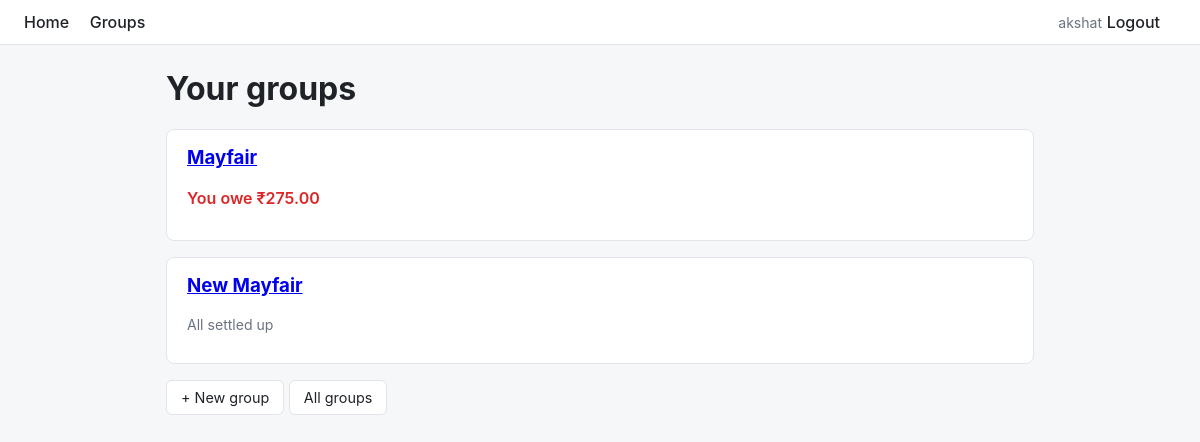
Screenshot of / (signed in) with the database file from the repository.
### expenses/models.py (models this page shows, shortened)
class Group(models.Model):
    name = models.CharField(max_length=120)
    created_by = models.ForeignKey(User, on_delete=models.CASCADE, related_name='groups_created')
    created_at = models.DateTimeField(auto_now_add=True)

### expenses/views.py (the view)
# urls.py: path('', views.dashboard, name='dashboard'),
@login_required
def dashboard(request):
    groups = Group.objects.filter(memberships__user=request.user).distinct()
    group_data = []
    for group in groups:
        balance = get_user_balance_in_group(group, request.user)
        group_data.append({'group': group, 'balance': balance})
    return render(request, 'expenses/dashboard.html', {'group_data': group_data})

### expenses/balances.py (called while the page is built)
def compute_group_balances(group):
    net = defaultdict(Decimal)
    expenses = Expense.objects.filter(group=group).prefetch_related('shares__user', 'paid_by')
    for expense in expenses:
        net[expense.paid_by_id] += expense.amount_inr
        for share in expense.shares.all():
            net[share.user_id] -= share.share_amount_inr
    settlements = Settlement.objects.filter(group=group)
    for settlement in settlements:
        net[settlement.paid_by_id] += settlement.amount_inr
        net[settlement.paid_to_id] -= settlement.amount_inr
    return net

def get_group_balance_summary(group):
    from django.contrib.auth.models import User
    net = compute_group_balances(group)
    member_ids = set(net.keys())
    users_by_id = {u.id: u for u in User.objects.filter(id__in=member_ids)}
    member_balances = []
    for user_id, amount in net.items():
        amount = amount.quantize(Decimal('0.01'))
        if amount == Decimal('0.00'):
            continue
        member_balances.append({
            'user': users_by_id.get(user_id),
            'net': amount,
        })
    member_balances.sort(key=lambda x: -x['net'])
    transactions = simplify_debts(net, users_by_id)
    return {
        'member_balances': member_balances,
        'transactions': transactions,
    }

def get_user_balance_in_group(group, user):
    summary = get_group_balance_summary(group)
    net_for_user = Decimal('0.00')
    for mb in summary['member_balances']:
        if mb['user'] and mb['user'].id == user.id:
            net_for_user = mb['net']
            break
    owed_to_user = []
    owed_by_user = []
    for t in summary['transactions']:
        if t['to_user'].id == user.id:
            owed_to_user.append(t)
        elif t['from_user'].id == user.id:
            owed_by_user.append(t)
    return {
        'net': net_for_user,
        'owed_to_user': owed_to_user,
        'owed_by_user': owed_by_user,
    }

### expenses/templates/expenses/dashboard.html (shortened to what this page needs)
{% extends "base.html" %}
{% block content %}
<h1>Your groups</h1>
{% for item in group_data %}
    <div class="card">
        <h3><a href="{% url 'expenses:group_detail' item.group.pk %}">{{ item.group.name }}</a></h3>
        {% if item.balance.net > 0 %}
            <p class="positive">You are owed ₹{{ item.balance.net }}</p>
        {% elif item.balance.net < 0 %}
            <p class="negative">You owe ₹{{ item.balance.net|floatformat:2|cut:"-" }}</p>
        {% else %}
            <p class="muted">All settled up</p>
        {% endif %}
    </div>
{% endfor %}
<a class="btn secondary" href="{% url 'expenses:group_create' %}">+ New group</a>
<a class="btn secondary" href="{% url 'expenses:group_list' %}">All groups</a>
{% endblock %}

### templates/base.html (shortened to what this page needs)
<!DOCTYPE html>
<html lang="en">
<head>
</head>
<body>
<nav>
    <div>
        <a href="{% url 'expenses:dashboard' %}">Home</a>
        {% if user.is_authenticated %}
            <a href="{% url 'expenses:group_list' %}">Groups</a>
        {% endif %}
    </div>
    <div>
        {% if user.is_authenticated %}
            <span class="muted">{{ user.username }}</span>
            <a href="{% url 'accounts:logout' %}">Logout</a>
        {% else %}
            <a href="{% url 'accounts:login' %}">Login</a>
            <a href="{% url 'accounts:signup' %}">Sign up</a>
        {% endif %}
    </div>
</nav>
<div class="container">
    {% block content %}{% endblock %}
</div>
</body>
</html>

### templates/base.html (style rules this page uses)
:root { --bg: #f6f7f9; --card: #ffffff; --border: #e1e4e8; --text: #1f2328; --muted: #6b7280; --primary: #2563eb; --green: #16a34a; --red: #dc2626; --orange: #d97706; }
* { box-sizing: border-box; }
body { font-family: -apple-system, Segoe UI, Roboto, Helvetica, Arial, sans-serif; background: var(--bg); color: var(--text); margin: 0; }
nav { background: var(--card); border-bottom: 1px solid var(--border); padding: 12px 24px; display: flex; justify-content: space-between; align-items: center; }
nav a { color: var(--text); text-decoration: none; margin-right: 16px; font-weight: 500; }
.container { max-width: 900px; margin: 24px auto; padding: 0 16px; }
.card { background: var(--card); border: 1px solid var(--border); border-radius: 8px; padding: 16px 20px; margin-bottom: 16px; }
h1, h2, h3 { margin-top: 0; }
.btn { display: inline-block; background: var(--primary); color: white; border: none; padding: 8px 14px; border-radius: 6px; text-decoration: none; font-size: 0.9em; cursor: pointer; }
.btn.secondary { background: var(--card); color: var(--text); border: 1px solid var(--border); }
.negative { color: var(--red); font-weight: 600; }
.muted { color: var(--muted); font-size: 0.88em; }

### rows the page displays
Group: group.name "Mayfair", balance.net "275.00"
Group: group.name "New Mayfair", shows "All settled up"

### other values shown
{{ user.username }} "akshat"
